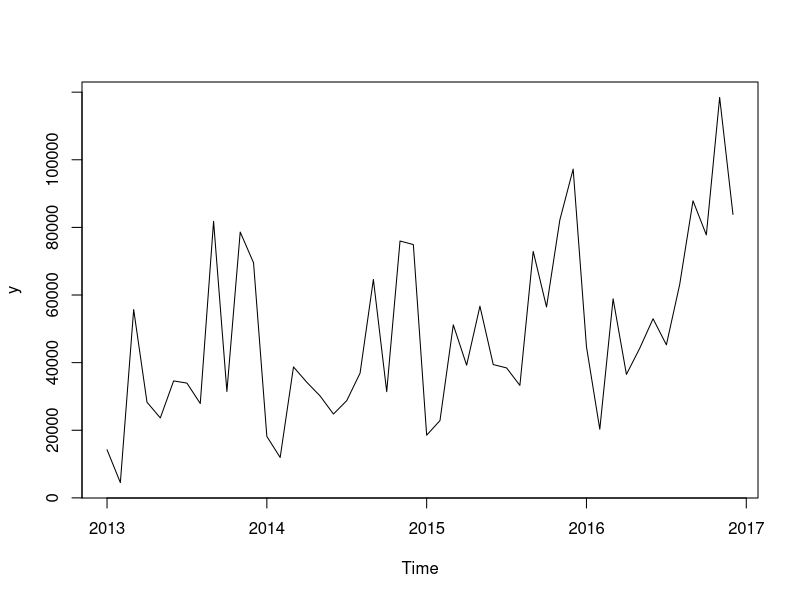
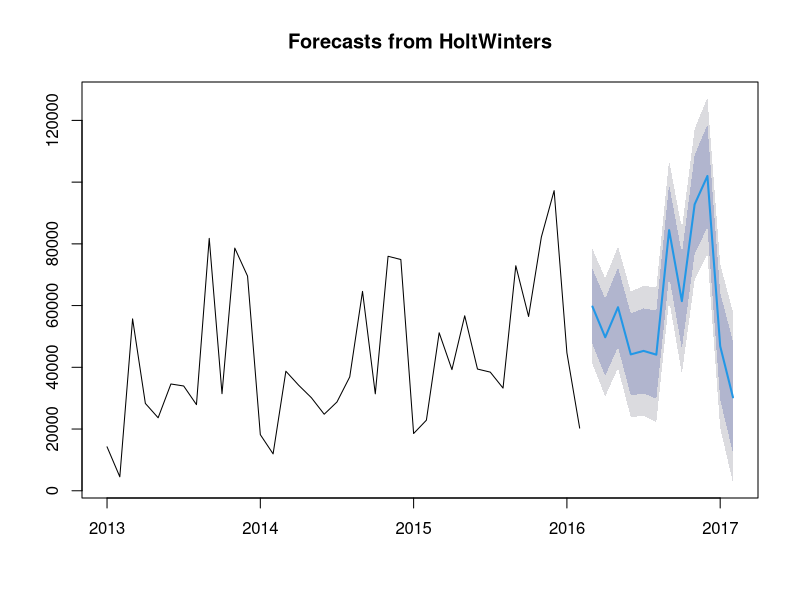

These figures' R source, in order:
# set working directory and read the data
data<- read.csv("MonthlySales.csv")
dim(data)
str(data)
#data cleaning
sum(is.na(data))
str(data)
#month column needs to be converted to date from character vector
library(lubridate)
data$month<-parse_date_time(data$month, orders = c('%Y-%m-%d', '%Y/%m/%d'))
str(data$month)
data$month<-as.Date(data$month)
#convert month column into a time series format
library(forecast)
?ts
y<-ts(data$sales, frequency = 12, start = c(2013,1))
#plot the data
plot.ts(y)
# there seems to be a clear seasonal pattern with higher sales being recorded in November and December followed
# by a fall in January. This is also visible with a jump in sales in March as compared to Feb. 

# let's split the data into train and test
training<- window(x = y , end = c(2016,2))
test<-window(x = y , start = c(2016,3))

#use holt winters function
model<-HoltWinters(training, seasonal = "additive")
model

# forecasting
predictions<-forecast(model, h=12)
predictions
# we predict the sales data from Mar'2016 to Feb'2017 
plot(predictions)
# The blue line indicates the predicted sales value with the darker grey shade indicating the sales value
# at lower and upper levels of 80% prediction level and lighter grey shade indicating the sales value at lower
# and upper levels of 95% prediction level 

accuracy(predictions$mean,test)
# RMSE is 14532.99 and MAPE is 18.69 (Accuracy is 81.31%)
# Here we try to forecast the sales without any external regressors and used only historical data to forecast
# the sales